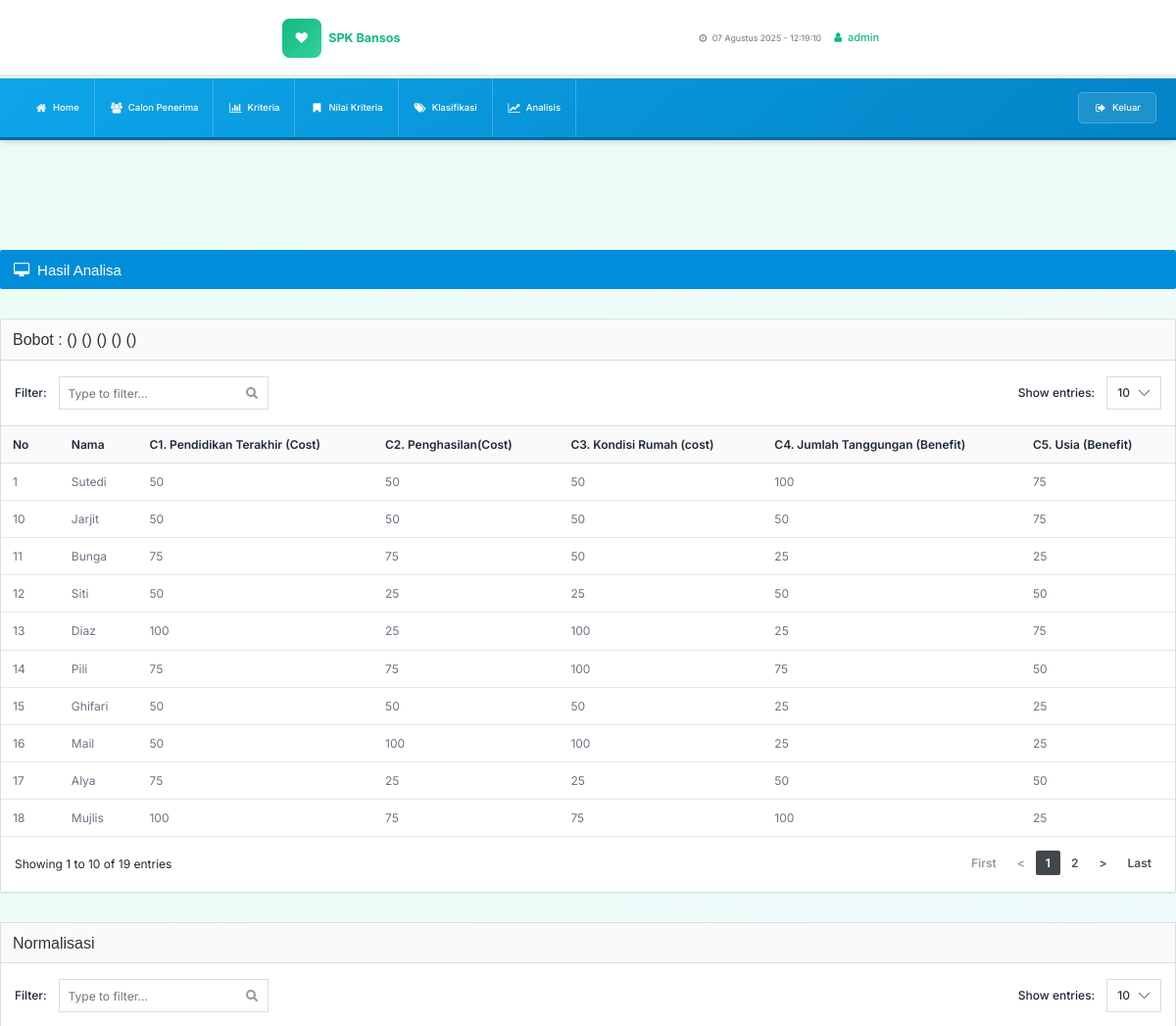
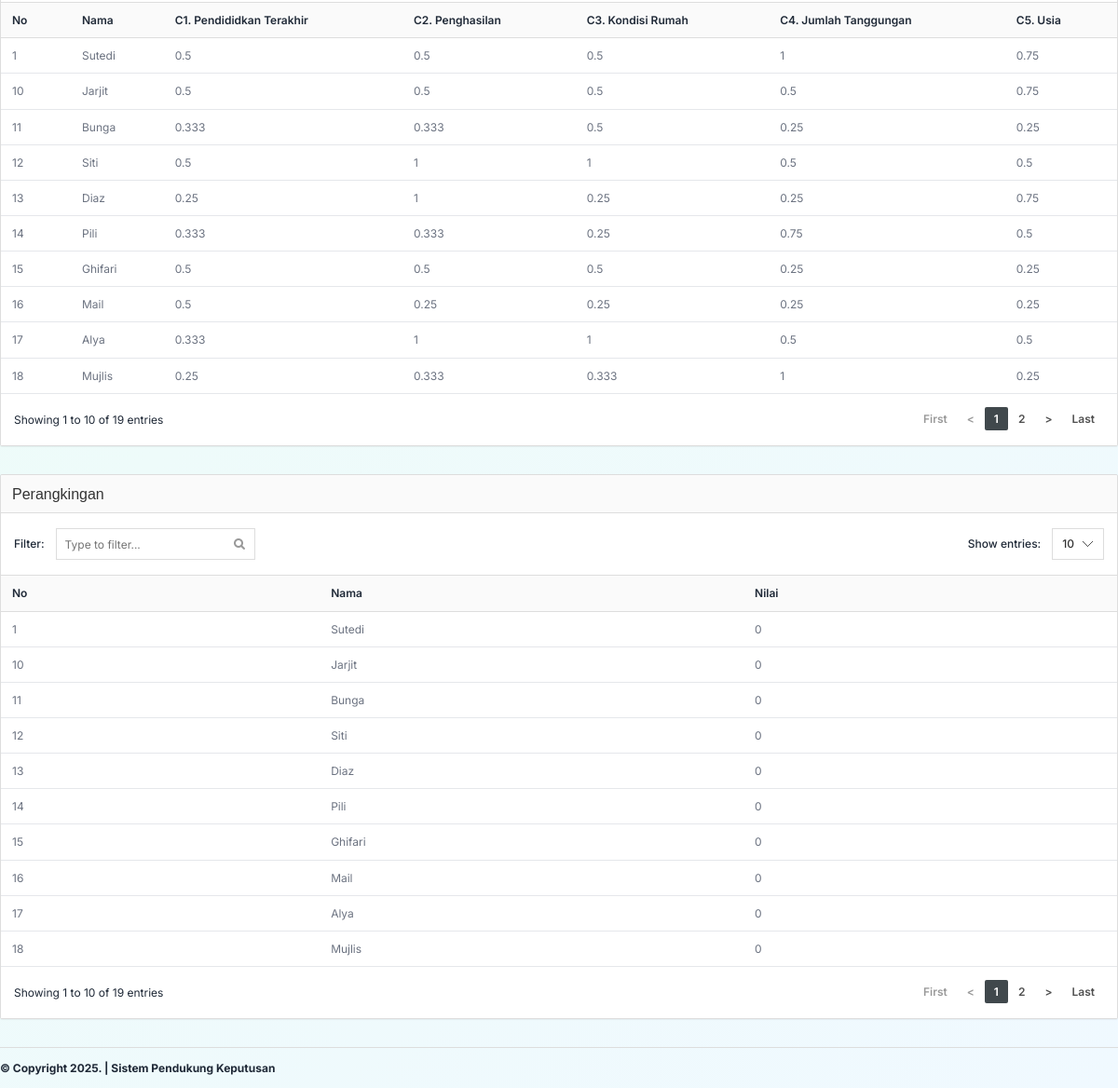
Page /admin/analisa_hasil.php (signed in) on the committed database (2 pictures, top to bottom).
### tables this page shows
CREATE TABLE `klasifikasi` (
  `id_klasifikasi` int NOT NULL,
  `id_penerima` varchar(10) DEFAULT NULL,
  `jml_tanggungan` double NOT NULL,
  `pend_terakhir` double DEFAULT NULL,
  `penghasilan_ortu` double NOT NULL,
  `kond_rumah` double DEFAULT NULL,
  `usia` double NOT NULL
);

CREATE TABLE `penerima` (
  `id_penerima` varchar(10) NOT NULL,
  `nama_penerima` varchar(100) DEFAULT NULL,
  `asal` text
);

### admin/analisa_hasil.php (the view, shortened to what this page needs)
<?php include "head.php"; ?>
<?php include "menu.php"; ?>
</div>
<br />
<div id="content">
	<div class="page-title">
		<h5><i class="fa fa-desktop"></i> Hasil Analisa</h5>
	</div>
	<div class="panel panel-default">
		<div class="panel-heading">
			<h6 class="panel-title">
				<tr align="right">
					<th>Bobot :</th>
					<th><?php echo "(" . $_POST['bobot_pend_terakhir'] . ")"; ?></th>
					<th><?php echo "(" . $_POST['bobot_penghasilan_ortu'] . ")"; ?></th>
					<th><?php echo "(" . $_POST['bobot_kond_rumah'] . ")"; ?></th>
					<th><?php echo "(" . $_POST['bobot_tanggungan'] . ")"; ?></th>
					<th><?php echo "(" . $_POST['bobot_usia'] . ")"; ?></th>
				</tr>
			</h6>
		</div>
		<div class="datatable">
			<table class="table table-hover">
				<thead>
					<tr>
						<th>No</th>
						<th>Nama</th>
						<th>C1. Pendidikan Terakhir (Cost)</th>
						<th>C2. Penghasilan(Cost)</th>
						<th>C3. Kondisi Rumah (cost)</th>
						<th>C4. Jumlah Tanggungan (Benefit)</th>
						<th>C5. Usia (Benefit)</th>
					</tr>
				</thead>
				<tbody>
					<?php
					$nomor = 0;
					$hasil = mysqli_query($konek, "select * from klasifikasi, penerima where klasifikasi.id_penerima=penerima.id_penerima");
					while ($dataku = mysqli_fetch_array($hasil)) {
					?>
						<tr>
							<td><?php echo $nomor = $nomor + 1; ?></td>
							<td><?php echo $dataku['nama_penerima']; ?></td>
							<td><?php echo $dataku['pend_terakhir']; ?></td>
							<td><?php echo $dataku['penghasilan_ortu']; ?></td>
							<td><?php echo $dataku['kond_rumah']; ?></td>
							<td><?php echo $dataku['jml_tanggungan']; ?></td>
							<td><?php echo $dataku['usia']; ?></td>
						</tr>
					<?php }	?>
				</tbody>
			</table>
		</div>
	</div>
	<?php
	$carimax = mysqli_query($konek, "SELECT max(pend_terakhir) as max1,
								max(penghasilan_ortu) as max2,
								max(kond_rumah) as max3,
								max(jml_tanggungan) as max4,
								max(usia) as max5
								FROM klasifikasi");
	$max = mysqli_fetch_array($carimax);
	$carimin = mysqli_query($konek, "SELECT min(pend_terakhir) as min1,
								min(penghasilan_ortu) as min2,
								min(kond_rumah) as min3,
								min(jml_tanggungan) as min4,
								min(usia) as min5
								FROM klasifikasi");
	$min = mysqli_fetch_array($carimin);
	?>
	<div class="panel panel-default">
		<div class="panel-heading">
			<h6 class="panel-title">Normalisasi</h6>
		</div>
		<div class="datatable">
			<table class="table table-hover">
				<thead>
					<tr>
						<th>No</th>
						<th>Nama</th>
						<th>C1. Pendididkan Terakhir</th>
						<th>C2. Penghasilan</th>
						<th>C3. Kondisi Rumah</th>
						<th>C4. Jumlah Tanggungan</th>
						<th>C5. Usia</th>
					</tr>
				</thead>
				<tbody>
					<?php
					$nomor = 0;
					$hasil = mysqli_query($konek, "select * from klasifikasi, penerima where klasifikasi.id_penerima=penerima.id_penerima");
					while ($dataku = mysqli_fetch_array($hasil)) {
					?>
						<tr>
							<td><?php echo $nomor = $nomor + 1; ?></td>
							<td><?php echo $dataku['nama_penerima']; ?></td>
							<td><?php echo round($min['min1'] / $dataku['pend_terakhir'], 3); ?></td>
							<td><?php echo round($min['min2'] / $dataku['penghasilan_ortu'], 3); ?></td>
							<td><?php echo round($min['min3'] / $dataku['kond_rumah'], 3); ?></td>
							<td><?php echo round($dataku['jml_tanggungan'] / $max['max4'], 3); ?></td>
							<td><?php echo round($dataku['usia'] / $max['max5'], 3); ?></td>
						</tr>
					<?php } ?>
				</tbody>
			</table>
		</div>
	</div>
	<?php
	$bobot_pend_terakhir		= $_POST['bobot_pend_terakhir'];
	$bobot_penghasilan_ortu	= $_POST['bobot_penghasilan_ortu'];
	$bobot_kond_rumah			= $_POST['bobot_kond_rumah'];
	$bobot_tanggungan		= $_POST['bobot_tanggungan'];
	$bobot_usia				= $_POST['bobot_usia'];
	?>
	<div class="panel panel-default">
		<div class="panel-heading">
			<h6 class="panel-title">Perangkingan</h6>
		</div>
		<div class="datatable">
			<table class="table table-hover">
				<thead>
					<tr>
						<th>No</th>
						<th>Nama</th>
						<th>Nilai</th>
					</tr>
				</thead>
				<tbody>
					<?php
					$nomor = 0;
					$hasil = mysqli_query($konek, "select * from klasifikasi, penerima where klasifikasi.id_penerima=penerima.id_penerima");
					$nilai = [];
					while ($dataku = mysqli_fetch_array($hasil)) {
					?>
						<tr>
							<td><?php echo $nomor = $nomor + 1; ?></td>
							<td><?php echo $dataku['nama_penerima']; ?></td>
							<td><?php echo $nilai[] = round((($min['min1'] / $dataku['pend_terakhir']) * $bobot_pend_terakhir) +
									(($min['min2'] / $dataku['penghasilan_ortu']) * $bobot_penghasilan_ortu) +
									(($min['min3'] / $dataku['kond_rumah']) * $bobot_kond_rumah) +
									(($dataku['jml_tanggungan'] / $max['max4']) * $bobot_tanggungan) +
									(($dataku['usia'] / $max['max5']) * $bobot_usia), 3); ?></td>
						</tr>
						<?php
						$nilai += $nilai; ?>
					<?php }	?>
				</tbody>
			</table>
		</div>
	</div>
	<?php include "footer.php"; ?>

### css/modern-styles.css (style rules this page uses)
:root { --primary-color: #10b981; --primary-dark: #059669; --primary-light: #34d399; --secondary-color: #3b82f6; --accent-color: #f59e0b; --success-color: #10b981; --warning-color: #f59e0b; --error-color: #ef4444; --text-primary: #1f2937; --text-secondary: #6b7280; --text-light: #9ca3af; --bg-primary: #ffffff; --bg-secondary: #f9fafb; --bg-tertiary: #f3f4f6; --border-color: #e5e7eb; --shadow-sm: 0 1px 2px 0 rgba(0, 0, 0, 0.05); --shadow-md: 0 4px 6px -1px rgba(0, 0, 0, 0.1), 0 2px 4px -1px rgba(0, 0, 0, 0.06); --shadow-lg: 0 10px 15px -3px rgba(0, 0, 0, 0.1), 0 4px 6px -2px rgba(0, 0, 0, 0.05); --shadow-xl: 0 20px 25px -5px rgba(0, 0, 0, 0.1), 0 10px 10px -5px rgba(0, 0, 0, 0.04); --radius-sm: 0.375rem; --radius-md: 0.5rem; --radius-lg: 0.75rem; --radius-xl: 1rem; }
* { box-sizing: border-box; }
body { font-family: 'Inter', -apple-system, BlinkMacSystemFont, 'Segoe UI', Roboto, sans-serif; background: linear-gradient(135deg, #ecfdf5 0%, #f0f9ff 100%); color: var(--text-primary); line-height: 1.6; font-size: 14px; min-height: 100vh; margin: 0; padding: 0; }
.table { width: 100%; border-collapse: collapse; background: var(--bg-primary); border-radius: var(--radius-lg); overflow: hidden; box-shadow: var(--shadow-sm); }
.table th { background: var(--bg-secondary); padding: 1rem; text-align: left; font-weight: 600; color: var(--text-primary); border-bottom: 1px solid var(--border-color); }
.table td { padding: 1rem; border-bottom: 1px solid var(--border-color); color: var(--text-secondary); }

### css/styles.css (style rules this page uses)
.fa { position: relative; font-size: 14px; min-width: 14px; text-align: center; }
h1, h2, h3, h4, h5, h6, .navigation > li > a, .stats li span { font-family: 'Cuprum', sans-serif; font-weight: normal; }
.page-title { color: #fff; background-color: #008DDA; -moz-box-shadow: 0 1px 0 #fff; -webkit-box-shadow: 0 1px 0 #FFF; box-shadow: 0 1px 0 #FFF; border-radius: 2px; margin-bottom: 30px; }
.page-title:after { content: ""; display: table; clear: both; }
.page-title h5 { margin: 0; float: left; display: block; font-size: 15px; padding: 13px 14px 12px 14px; line-height: 1; }
.dataTable { border-collapse: collapse; border-top: 1px solid #ddd; border-bottom: 1px solid #ddd; }
.dataTable thead th { background-color: #fafafa; cursor: pointer; }
.sorting { background: url('../images/interface/tables/sort_both.png') no-repeat 100%; padding-right: 24px!important; }
.sorting_asc { background: url('../images/interface/tables/sort_asc.png') no-repeat 100%; padding-right: 24px!important; }

### rows in the picture
klasifikasi: id_penerima.nama_penerima "Sutedi", pend_terakhir "50", penghasilan_ortu "50", kond_rumah "50", jml_tanggungan "100", usia "75", pend_terakhir "0.5", penghasilan_ortu "0.5", kond_rumah "0.5", max4 "1", max5 "0.75", min3 "0"
klasifikasi: nomor "10", id_penerima.nama_penerima "Jarjit", pend_terakhir "50", penghasilan_ortu "50", kond_rumah "50", jml_tanggungan "50", usia "75", pend_terakhir "0.5", penghasilan_ortu "0.5", kond_rumah "0.5", max4 "0.5", max5 "0.75", min3 "0"
klasifikasi: nomor "11", id_penerima.nama_penerima "Bunga", pend_terakhir "75", penghasilan_ortu "75", kond_rumah "50", jml_tanggungan "25", usia "25", pend_terakhir "0.333", penghasilan_ortu "0.333", kond_rumah "0.5", max4 "0.25", max5 "0.25", min3 "0"
klasifikasi: nomor "12", id_penerima.nama_penerima "Siti", pend_terakhir "50", penghasilan_ortu "25", kond_rumah "25", jml_tanggungan "50", usia "50", pend_terakhir "0.5", penghasilan_ortu "1", kond_rumah "1", max4 "0.5", max5 "0.5", min3 "0"
klasifikasi: nomor "13", id_penerima.nama_penerima "Diaz", pend_terakhir "100", penghasilan_ortu "25", kond_rumah "100", jml_tanggungan "25", usia "75", pend_terakhir "0.25", penghasilan_ortu "1", kond_rumah "0.25", max4 "0.25", max5 "0.75", min3 "0"
klasifikasi: nomor "14", id_penerima.nama_penerima "Pili", pend_terakhir "75", penghasilan_ortu "75", kond_rumah "100", jml_tanggungan "75", usia "50", pend_terakhir "0.333", penghasilan_ortu "0.333", kond_rumah "0.25", max4 "0.75", max5 "0.5", min3 "0"
klasifikasi: nomor "15", id_penerima.nama_penerima "Ghifari", pend_terakhir "50", penghasilan_ortu "50", kond_rumah "50", jml_tanggungan "25", usia "25", pend_terakhir "0.5", penghasilan_ortu "0.5", kond_rumah "0.5", max4 "0.25", max5 "0.25", min3 "0"
klasifikasi: nomor "16", id_penerima.nama_penerima "Mail", pend_terakhir "50", penghasilan_ortu "100", kond_rumah "100", jml_tanggungan "25", usia "25", pend_terakhir "0.5", penghasilan_ortu "0.25", kond_rumah "0.25", max4 "0.25", max5 "0.25", min3 "0"
klasifikasi: nomor "17", id_penerima.nama_penerima "Alya", pend_terakhir "75", penghasilan_ortu "25", kond_rumah "25", jml_tanggungan "50", usia "50", pend_terakhir "0.333", penghasilan_ortu "1", kond_rumah "1", max4 "0.5", max5 "0.5", min3 "0"
klasifikasi: nomor "18", id_penerima.nama_penerima "Mujlis", pend_terakhir "100", penghasilan_ortu "75", kond_rumah "75", jml_tanggungan "100", usia "25", pend_terakhir "0.25", penghasilan_ortu "0.333", kond_rumah "0.333", max4 "1", max5 "0.25", min3 "0"

### other values in the picture
$tanggal "07 Agustus 2025"
$_SESSION['nama'] "admin"
